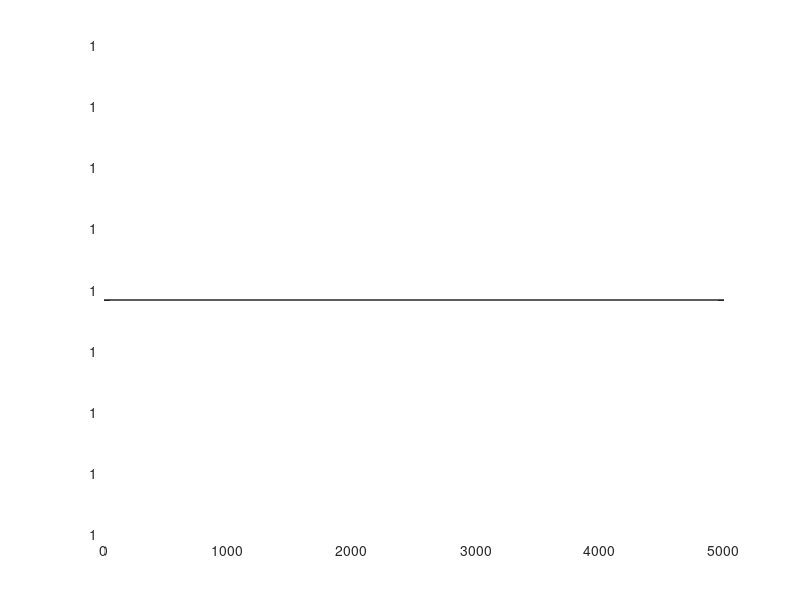

Source code (MATLAB):
clear;close all;clc

fp = 1e3;
fa = 2e3;

fs = 10e3;

wp = 2*pi*fp/fs;
pw_Omega_p = 2*fs*tan(wp/2);

wa = 2*pi*fa/fs;
pw_Omega_a = 2*fs*tan(wa/2);

Ap = 3;
Aa = 10;

N_freq = 1024*64
W = 0: pi/N_freq: pi-pi/N_freq;

butter_order = buttord(pw_Omega_p, pw_Omega_a, Ap, Aa, 's');
[B,A] = butter(butter_order, pw_Omega_p, 's');

[Bz, Az] = bilinear(B, A, fs);

% H  = freqz(B ,A , 1024*64);
Hz = freqz(Bz,Az, W);

% subplot 211 
% plot(abs(H))

% subplot 212
plot(W*fs/2/pi,abs(Hz))
